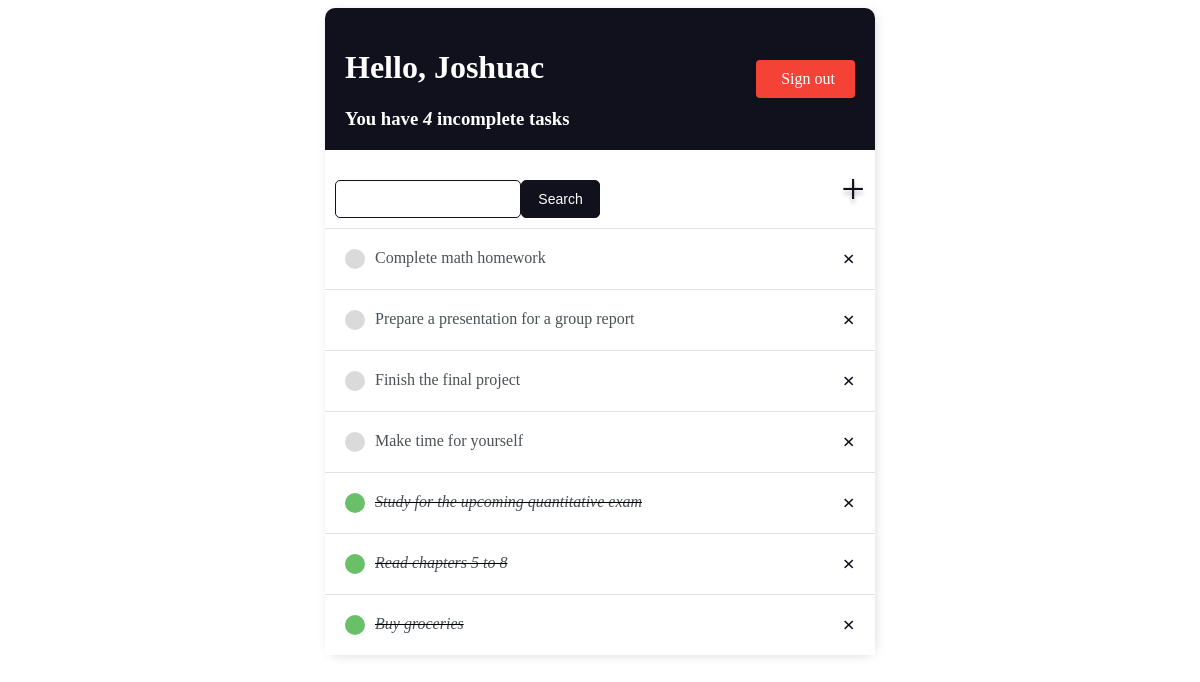
The app's page / (signed in) with its own data.
### base/models.py (models this page shows)
class Task(models.Model):
    user = models.ForeignKey(
        User, on_delete=models.CASCADE, null=True, blank=True)
    title = models.CharField(max_length=200)
    description = models.TextField(null=True, blank=True)
    complete = models.BooleanField(default=False)
    created = models.DateTimeField(auto_now_add=True)
    def __str__(self):
        return self.title
    class Meta:
        ordering = ['complete']

### base/views.py (the view)
# urls.py: path('', TaskList.as_view(), name='tasks'),
class TaskList(LoginRequiredMixin, ListView):
    model = Task
    context_object_name = 'tasks'
    def get_context_data(self, **kwargs):
        context  =super().get_context_data(**kwargs)
        context['tasks'] = context['tasks'].filter(user=self.request.user)
        context['count'] = context['tasks'].filter(complete=False).count()
        search_input = self.request.GET.get('search-area') or ''
        if search_input:
            context['tasks'] = context['tasks'].filter(
                title__startswith=search_input)
        context['search_input'] = search_input
        return context

### base/templates/base/task_list.html (shortened to what this page needs)
{% extends 'base/main.html' %}
{% block content %}
<div class="header-bar">
    <div>
        <h1>Hello, {{request.user|title}}</h1>
        <h3 style="margin:0">You have <i>{{count}}</i> incomplete task{{ count|pluralize:"s" }}</h3>
    </div>
    <div class="logout-container">
        {% if request.user.is_authenticated %}
        <a href="{% url 'logout' %}" class="logout-button">
          Sign out
        </a>
        {% else %}
        <a href="{% url 'login' %}" class="login-button">Logout</a>
        {% endif %}
    </div>
</div>
<div id="search-add-wrapper">
    <form method="GET" style="margin-top: 20px;display: flex;">
        <input type='text' name='search-area' value="{{search_input}}">
        <input class="button" type="submit" value='Search'>
    </form>
    <a id="add-link" href="{% url 'task-create' %}">&#x2b;</a>
</div>
<div class="task.items-wrapper">
    {% for task in tasks %}
        <div class="task-wrapper">
            {% if task.complete %}
                <div class="task-title">
                    <div class="task-complete-icon"></div>
                    <i><s><a href="{% url 'task-update' task.id %}">{{task}}</a></s></i>
                </div>
                <a class="delete-link" href="{% url 'task-delete' task.id %}">&#215;</a>
                {% else %}
                <div class="task-title">
                    <div class="task-incomplete-icon"></div>
                    <a href="{% url 'task-update' task.id %}">{{task}}</a>
                </div>
                <a class="delete-link" href="{% url 'task-delete' task.id %}">&#215;</a>
                {%endif%}
        </div>
        {% empty %}
        <h3>No items in list</h3>
        {% endfor %}
</div>
{% endblock content %}

### records on screen
Task: title "Complete math homework"
Task: title "Prepare a presentation for a group report"
Task: title "Finish the final project"
Task: title "Make time for yourself"
Task: title "Study for the upcoming quantitative exam"
Task: title "Read chapters 5 to 8"
Task: title "Buy groceries"

### other values on screen
{{ request.user|title }} "Joshuac"
{{ count }} "4"
